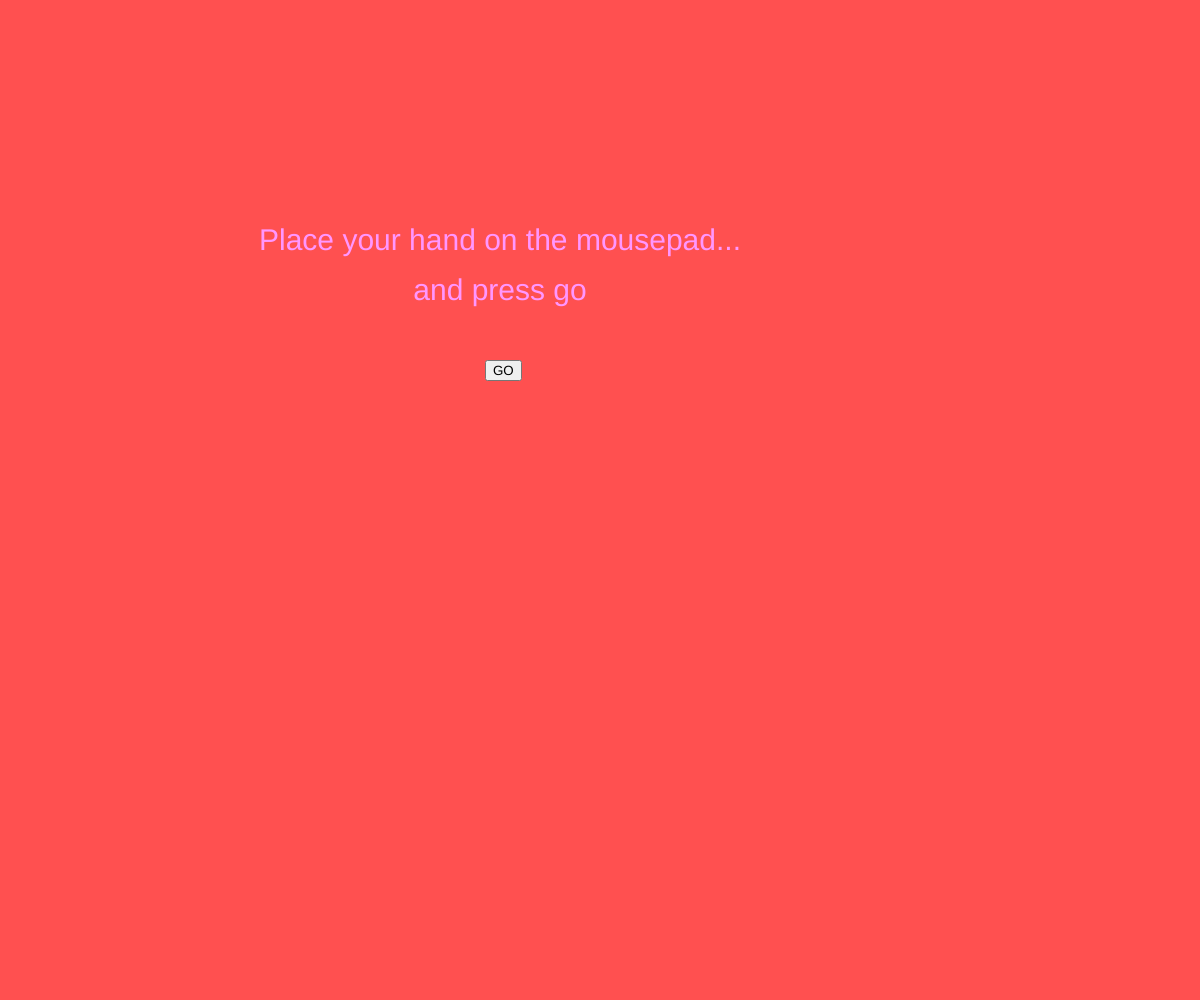
Frame 1 (no input)
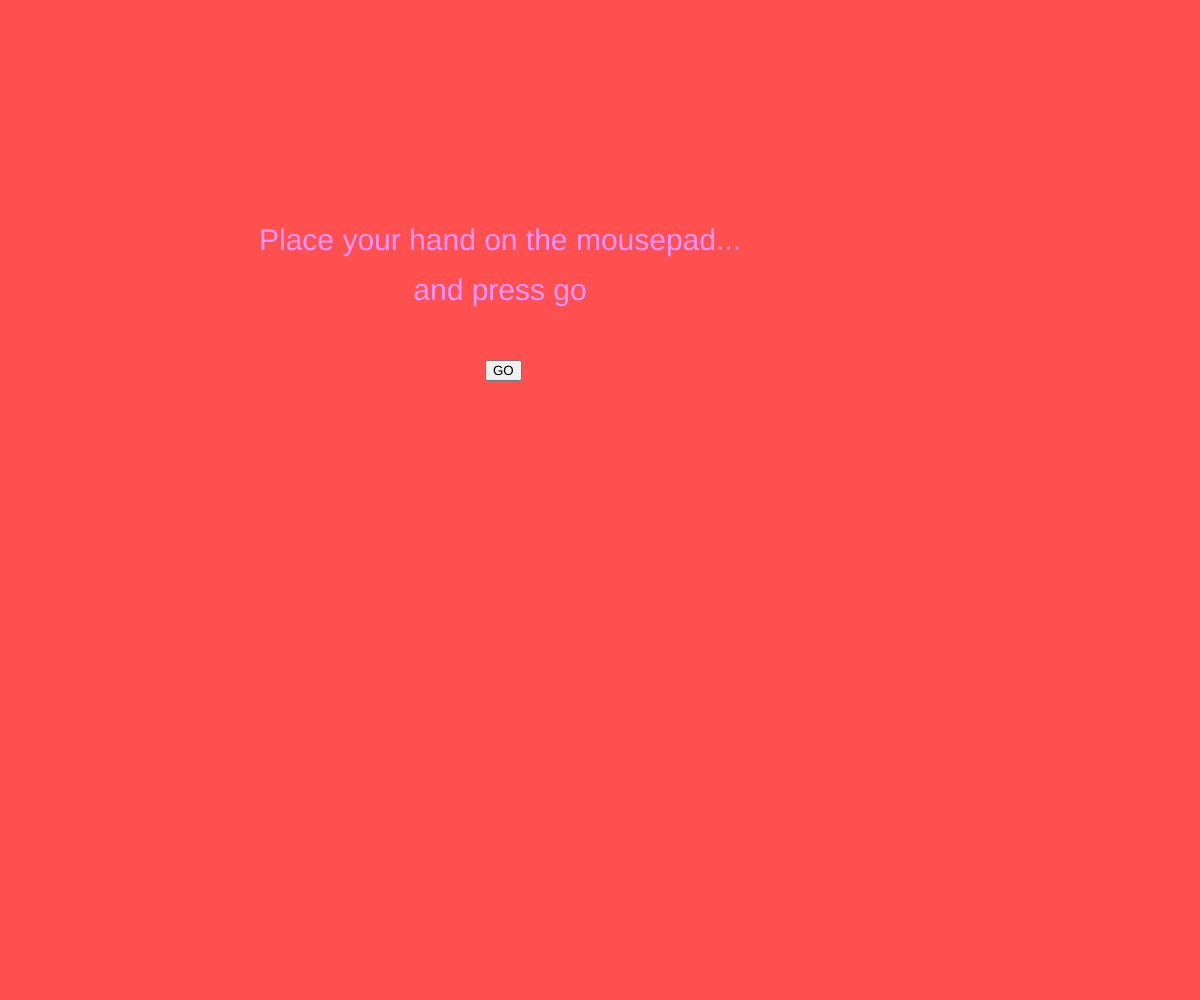
Frame 60 (no input)
Frame 120 (the mouse pressed at the canvas centre since frame 60): identical to frame 60, image omitted

The p5.js sketch that drew these frames (run headless with seeded random() and noise() and a simulated clock; from frame 60 on, the mouse is pressed at the canvas centre):

// p5.js sketch
// ── sketch.js
var button;
var on = false;
var tekst;
var index = 0;

function setup() {
  // put setup code here
  createCanvas(windowWidth,windowHeight);
  tekst = ["You are stressed. Eat some icecream.", "You are tired. Take a nap.", "You are lucky today. Go play the lottery.", "You are angry. Go for a run.", "You are bored. Watch Keeping up with the Kardashians.", "You have low selfesteem. Try thinking positve about yourself.", "You are happy. Cook yourself a nice dinner."];

}

function draw() {
  // put drawing code here
  background(255,80,80);



//test result
if(on){
  noStroke();
  fill(255,204,255);
  rect(0,0,windowWidth,windowHeight);
  fill(255);
  text('The computer has registered:',500,250);
  textSize(25);
  fill(204,0,204);
  text(tekst[index],500,290);
}

//start page
if(!on){
  button = createButton("GO");
  button.position(485,360);
  button.mousePressed(test);
  fill(255,150,255);
  textAlign(CENTER);
  textSize(30);
  text('Place your hand on the mousepad...',500,250);
  text('and press go',500,300);
}
}
function test(){
  on = !on;
  index = index + 1;

  if(index == tekst.length){
    index = 0;
  }
}
